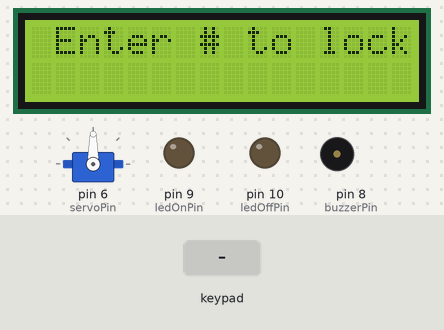
The sketch below on a simulated Arduino Uno, built with avr-gcc and run on an emulated ATmega328P. Parts: 16×2 character LCD, servo, output pins drawn as LEDs (lit = HIGH), buzzer (waves = sounding, pin HIGH). The test bench sets the inputs (shaded band). EEPROM starts erased.

Above: at 2.9 s.
3.0 s: key 'A' pressed
At 4.0 s:
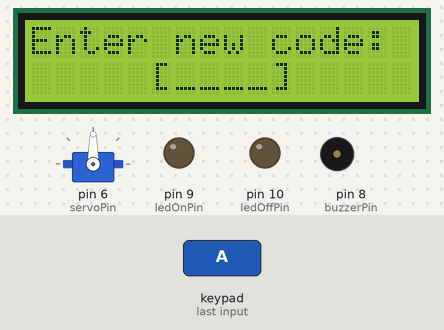
4.5 s: keypad keys 5 4 3 2 pressed 0.4 s apart
At 6.4 s:
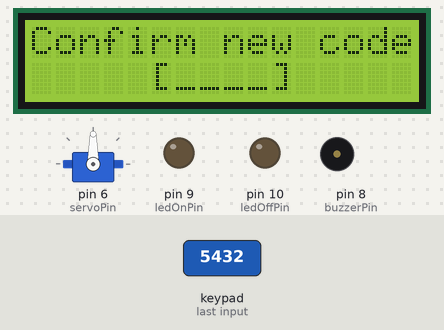
7.6 s: keypad keys 5 4 3 2 # pressed 0.4 s apart
At 10.1 s:
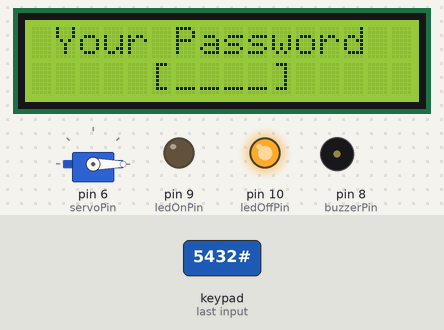
11.1 s: keypad keys 1 3 9 7 pressed 0.4 s apart
At 15.6 s:
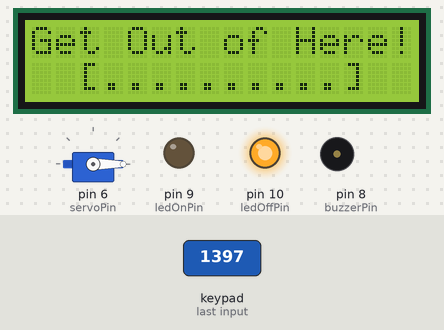
22.1 s: key '1' pressed
At 25.01 s:
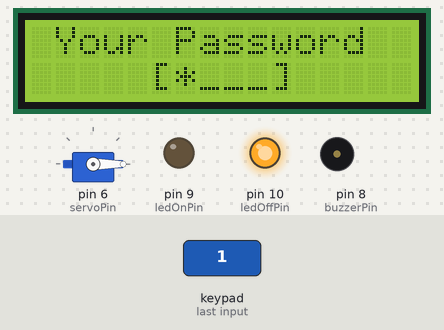
25.1 s: key '2' pressed
At 26.2 s:
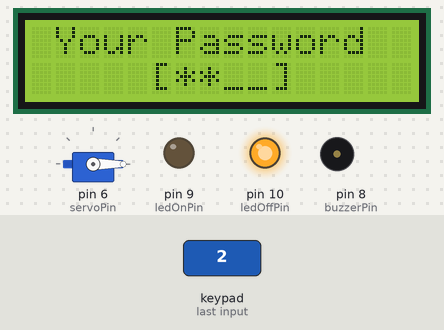
Timing chart, 0 to 27.6 s (numbered marks = the images above; inputs shaded):
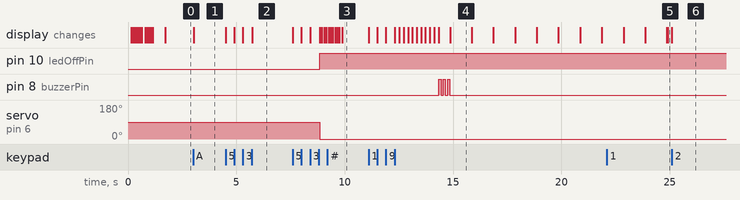

The sketch:

arduino-keypad-door-lock-security-system.ino
```cpp
#include <Wire.h>
#include <LiquidCrystal_I2C.h>
#include <Keypad.h>
#include <Servo.h>  // Include the Servo library
#include "SafeState.h"
#include "icons.h"

/* Define the I2C LCD object */
LiquidCrystal_I2C lcd(0x27, 16, 2);

/* Keypad setup */
const byte KEYPAD_ROWS = 4;
const byte KEYPAD_COLS = 4;
byte rowPins[KEYPAD_ROWS] = {5, 4, 3, 2};
byte colPins[KEYPAD_COLS] = {A3, A2, A1, A0};
char keys[KEYPAD_ROWS][KEYPAD_COLS] = {
  {'1', '2', '3', 'A'},
  {'4', '5', '6', 'B'},
  {'7', '8', '9', 'C'},
  {'*', '0', '#', 'D'}
};

Keypad keypad = Keypad(makeKeymap(keys), rowPins, colPins, KEYPAD_ROWS, KEYPAD_COLS);

/* SafeState stores the secret code in EEPROM */
SafeState safeState;

/* Define the buzzer and LED pins */
const int buzzerPin = 8;   // Change this to your buzzer control pin
const int ledOnPin = 9;   // Change this to your LED "ON" indicator pin
const int ledOffPin = 10;  // Change this to your LED "OFF" indicator pin
/* Define the servo motor */
Servo lockServo;
const int servoPin = 6;  // Change this to your servo control pin

void setup() {
  pinMode(buzzerPin, OUTPUT);
  pinMode(ledOnPin, OUTPUT);
  pinMode(ledOffPin, OUTPUT);

  lcd.init();
  lcd.backlight();

  lockServo.attach(servoPin);  // Attach the servo to the specified pin

  showStartupMessage();
}

void loop() {
  if (safeState.locked()) {
    safeLockedLogic();
  } else {
    safeUnlockedLogic();
  }
}

void lock() {
  lockServo.write(0);  // Lock position (adjust as needed)
  safeState.lock();
  digitalWrite(ledOnPin, LOW);
  digitalWrite(ledOffPin, HIGH);
}

void unlock() {
  lockServo.write(90);  // Unlock position (adjust as needed)
  digitalWrite(ledOnPin, HIGH);
  digitalWrite(ledOffPin, LOW);
}

void showStartupMessage() {
  lcd.init();
  lcd.backlight();

  lcd.setCursor(4, 0);
  lcd.print("Welcome!");
  delay(10);

  lcd.setCursor(0, 1);
  String message = "Security System";
  for (byte i = 0; i < message.length(); i++) {
    lcd.print(message[i]);
    delay(70);
  }
  delay(500);
}

// The rest of your code remains the same, as it already handles servo operations.
String inputSecretCode() {
  lcd.setCursor(5, 1);
  lcd.print("[____]");
  lcd.setCursor(6, 1);
  String result = "";
  while (result.length() < 4) {
    char key = keypad.getKey();
    if (key >= '0' && key <= '9') {
      lcd.print('*');
      result += key;
    }
  }
  return result;
}

void showWaitScreen(int delayMillis) {
  lcd.setCursor(2, 1);
  lcd.print("[..........]");
  lcd.setCursor(3, 1);
  for (byte i = 0; i < 10; i++) {
    delay(delayMillis);
    lcd.print("=");
  }
}

bool setNewCode() {
  lcd.clear();
  lcd.setCursor(0, 0);
  lcd.print("Enter new code:");
  String newCode = inputSecretCode();

  lcd.clear();
  lcd.setCursor(0, 0);
  lcd.print("Confirm new code");
  String confirmCode = inputSecretCode();

  if (newCode.equals(confirmCode)) {
    safeState.setCode(newCode);
    return true;
  } else {
    lcd.clear();
    lcd.setCursor(1, 0);
    lcd.print("Code mismatch");
    lcd.setCursor(0, 1);
    lcd.print(" Try Again!");
    delay(2000);
    return false;
  }
}

void showUnlockMessage() {
  lcd.clear();
  lcd.setCursor(0, 0);
  lcd.print("Access Granted");
  lcd.setCursor(0, 1);
  lcd.print("Welcome");
  delay(2000);
  unlock();
  unlockbuzz();
}

void safeUnlockedLogic() {
  lcd.clear();

  lcd.setCursor(0, 0);
  lcd.print(" Enter # to lock");

  bool newCodeNeeded = true;

  if (safeState.hasCode()) {
    lcd.setCursor(0, 1);
    lcd.print("  A = new code");
    newCodeNeeded = false;
  }

  char key = keypad.getKey();
  while (key != 'A' && key != '#') {
    key = keypad.getKey();
  }

  bool readyToLock = true;
  if (key == 'A' || newCodeNeeded) {
    readyToLock = setNewCode();
  }

  if (readyToLock) {
    lcd.clear();
    lcd.setCursor(0, 0);
    lcd.print(" Wait... ");
    safeState.lock();
    lock();
    showWaitScreen(100);
  }
}

void safeLockedLogic() {
  lcd.clear();
  lcd.setCursor(0, 0);
  lcd.print(" Your Password");

  String userCode = inputSecretCode();
  bool unlockedSuccessfully = safeState.unlock(userCode);
  showWaitScreen(200);

  if (unlockedSuccessfully) {
    showUnlockMessage();
    unlock();
  } else {
    lcd.clear();
    lcd.setCursor(0, 0);
    lcd.print("Get Out of Here!");
    lcd.setCursor(0, 1);

    unlockbuzz();
    showWaitScreen(1000);
  }
}
void unlockbuzz() {
  // Add your buzzer logic here
  // For example, play a sound
  digitalWrite(buzzerPin, HIGH);
  delay(100);
  digitalWrite(buzzerPin, LOW);
  delay(100);
  digitalWrite(buzzerPin, HIGH);
  delay(100);
  digitalWrite(buzzerPin, LOW);
  delay(100);
  digitalWrite(buzzerPin, HIGH);
  delay(100);
  digitalWrite(buzzerPin, LOW);
}
void incorrect() {
  lcd.clear();
  lcd.setCursor(0, 0);
  lcd.print("Access Denied");
  lcd.setCursor(0, 1);
  lcd.print("Try Again!");
  unlockbuzz();
  showWaitScreen(1000);
}
```

SafeState.cpp
```cpp
/**
   https://diyprojectslab.com/arduino-keypad-door-lock-security-system
*/

#include <Arduino.h>
#include <EEPROM.h>
#include "SafeState.h"

/* Safe state */
#define EEPROM_ADDR_LOCKED   0
#define EEPROM_ADDR_CODE_LEN 1
#define EEPROM_ADDR_CODE     2
#define EEPROM_EMPTY         0xff

#define SAFE_STATE_OPEN (char)0
#define SAFE_STATE_LOCKED (char)1

SafeState::SafeState() {
  this->_locked = EEPROM.read(EEPROM_ADDR_LOCKED) == SAFE_STATE_LOCKED;
}

void SafeState::lock() {
  this->setLock(true);
}

bool SafeState::locked() {
  return this->_locked;
}

bool SafeState::hasCode() {
  auto codeLength = EEPROM.read(EEPROM_ADDR_CODE_LEN);
  return codeLength != EEPROM_EMPTY;
}

void SafeState::setCode(String newCode) {
  EEPROM.write(EEPROM_ADDR_CODE_LEN, newCode.length());
  for (byte i = 0; i < newCode.length(); i++) {
    EEPROM.write(EEPROM_ADDR_CODE + i, newCode[i]);
  }
}

bool SafeState::unlock(String code) {
  auto codeLength = EEPROM.read(EEPROM_ADDR_CODE_LEN);
  if (codeLength == EEPROM_EMPTY) {
    // There was no code, so unlock always succeeds
    this->setLock(false);
    return true;
  }
  if (code.length() != codeLength) {
    return false;
  }
  for (byte i = 0; i < code.length(); i++) {
    auto digit = EEPROM.read(EEPROM_ADDR_CODE + i);
    if (digit != code[i]) {
      return false;
    }
  }
  this->setLock(false);
  return true;
}

void SafeState::setLock(bool locked) {
  this->_locked = locked;
  EEPROM.write(EEPROM_ADDR_LOCKED, locked ? SAFE_STATE_LOCKED : SAFE_STATE_OPEN);
}
```

SafeState.h
```cpp
/**
  https://diyprojectslab.com/arduino-keypad-door-lock-security-system
*/

#ifndef SAFESTATE_H
#define SAFESTATE_H

class SafeState {
  public:
    SafeState();
    void lock();
    bool unlock(String code);
    bool locked();
    bool hasCode();
    void setCode(String newCode);

  private:
    void setLock(bool locked);
    bool _locked;
};

#endif /* SAFESTATE_H */
```

icons.cpp
```cpp
/**
https://diyprojectslab.com/arduino-keypad-door-lock-security-system
*/

#include <Arduino.h>
#include "icons.h"

const byte iconLocked[8] PROGMEM = {
  0b01110,
  0b10001,
  0b10001,
  0b11111,
  0b11011,
  0b11011,
  0b11111,
};

const byte iconUnlocked[8] PROGMEM = {
  0b01110,
  0b10000,
  0b10000,
  0b11111,
  0b11011,
  0b11011,
  0b11111,
};

void init_icons(LiquidCrystal &lcd) {
  byte icon[8];
  memcpy_P(icon, iconLocked, sizeof(icon));
  lcd.createChar(ICON_LOCKED_CHAR, icon);
  memcpy_P(icon, iconUnlocked, sizeof(icon));
  lcd.createChar(ICON_UNLOCKED_CHAR, icon);
}
```

icons.h
```cpp
/**
https://diyprojectslab.com/arduino-keypad-door-lock-security-system
*/

#ifndef ICONS_H
#define ICONS_H

#include <LiquidCrystal.h>

// Our custom icon numbers
#define ICON_LOCKED_CHAR   (byte)0
#define ICON_UNLOCKED_CHAR (byte)1

// This is a standard icon on the LCD1602 character set
#define ICON_RIGHT_ARROW   (byte)126

void init_icons(LiquidCrystal &lcd);

#endif /* ICONS_H */
```

Measured:
- after the input at 3.0 s, the display: changes at once (image 1)
- after the input at 4.5 s, the display: first changes at once (image 2 shows a later state)
- after the input at 7.6 s, pin 10 (ledOffPin): LOW → HIGH after 1.2 s; servo on pin 6 (servoPin): 90° → 0° after 1.2 s; the display: first changes at once (image 3 shows a later state)
- after the input at 11.1 s, pin 8 (buzzerPin): alternates HIGH for 0.10 s and LOW for 0.10 s, 6 changes in all, then stays LOW, starting after 3.2 s; the display: first changes at once (image 4 shows a later state)
- after the input at 22.1 s, the display: first differs from a run without the input after 2.8 s (image 5)
- after the input at 25.1 s, the display: changes at once (image 6)
- what the display in image 4 shows lasts 1.0 s, from 14.9 s to 15.9 s
